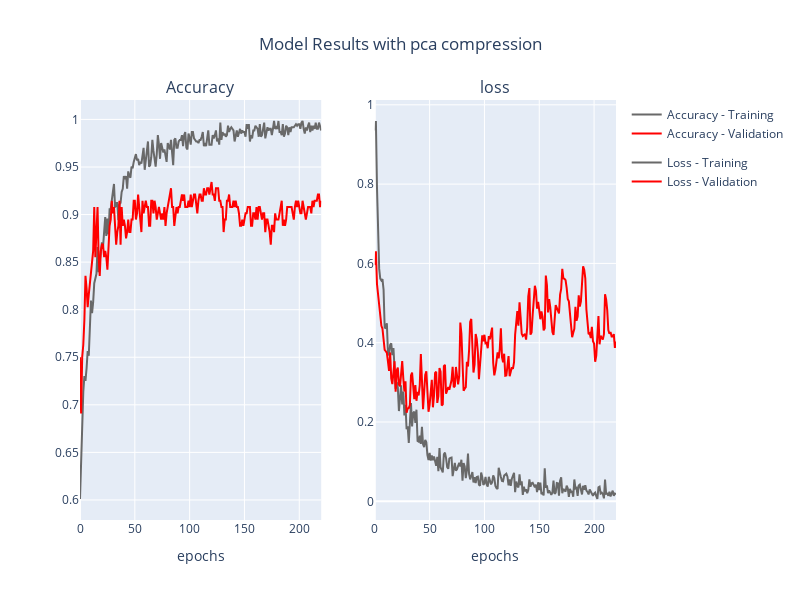

Here is the notebook cell this chart was saved with:
### Code cell
fig = make_subplots(rows=1, cols=2, subplot_titles=("Accuracy", "loss"))

fig.add_trace(
go.Scatter(y = history_pca.history['accuracy'], showlegend = True, name="Accuracy - Training",
                line_color='dimgray', legendgroup = 'Accuracy'),
row=1, col=1)
fig.add_trace(go.Scatter(y = history_pca.history['val_accuracy'], showlegend = True, name="Accuracy - Validation",
                line_color='red', legendgroup = 'Accuracy'))

fig.add_trace(
go.Scatter(y = history_pca.history['loss'], showlegend = True, name="Loss - Training",
                line_color='dimgray', legendgroup = 'Loss'),
row=1, col=2)
fig.add_trace(go.Scatter(y = history_pca.history['val_loss'], showlegend = True, name="Loss - Validation",
                line_color='red', legendgroup = 'Loss'),row=1, col=2)

# Update xaxis properties
fig.update_xaxes(title_text="epochs", row=1, col=1)
fig.update_xaxes(title_text="epochs", row=1, col=2)



fig.update_layout(height=600, width=800, title_text="Model Results with pca compression", title_x=0.5)
fig.show()

### Figure 1 — Plotly figure (JSON) as saved in the notebook; plotly's stock layout.template omitted (floating-point values rounded to 4 significant figures; data arrays with more than 128 entries replaced by an {"elided": "..."} marker saying what was removed)
{"data": [{"legendgroup": "Accuracy", "line": {"color": "dimgray"}, "name": "Accuracy - Training", "showlegend": true, "type": "scatter", "xaxis": "x", "y": {"elided": "221 float values"}, "yaxis": "y"}, {"legendgroup": "Accuracy", "line": {"color": "red"}, "name": "Accuracy - Validation", "showlegend": true, "type": "scatter", "y": {"elided": "221 float values"}}, {"legendgroup": "Loss", "line": {"color": "dimgray"}, "name": "Loss - Training", "showlegend": true, "type": "scatter", "xaxis": "x2", "y": {"elided": "221 float values"}, "yaxis": "y2"}, {"legendgroup": "Loss", "line": {"color": "red"}, "name": "Loss - Validation", "showlegend": true, "type": "scatter", "xaxis": "x2", "y": {"elided": "221 float values"}, "yaxis": "y2"}], "layout": {"annotations": [{"font": {"size": 16}, "showarrow": false, "text": "Accuracy", "x": 0.225, "xanchor": "center", "xref": "paper", "y": 1, "yanchor": "bottom", "yref": "paper"}, {"font": {"size": 16}, "showarrow": false, "text": "loss", "x": 0.775, "xanchor": "center", "xref": "paper", "y": 1, "yanchor": "bottom", "yref": "paper"}], "height": 600, "title": {"text": "Model Results with pca compression", "x": 0.5}, "width": 800, "xaxis": {"anchor": "y", "domain": [0, 0.45], "title": {"text": "epochs"}}, "xaxis2": {"anchor": "y2", "domain": [0.55, 1], "title": {"text": "epochs"}}, "yaxis": {"anchor": "x", "domain": [0, 1]}, "yaxis2": {"anchor": "x2", "domain": [0, 1]}}}
